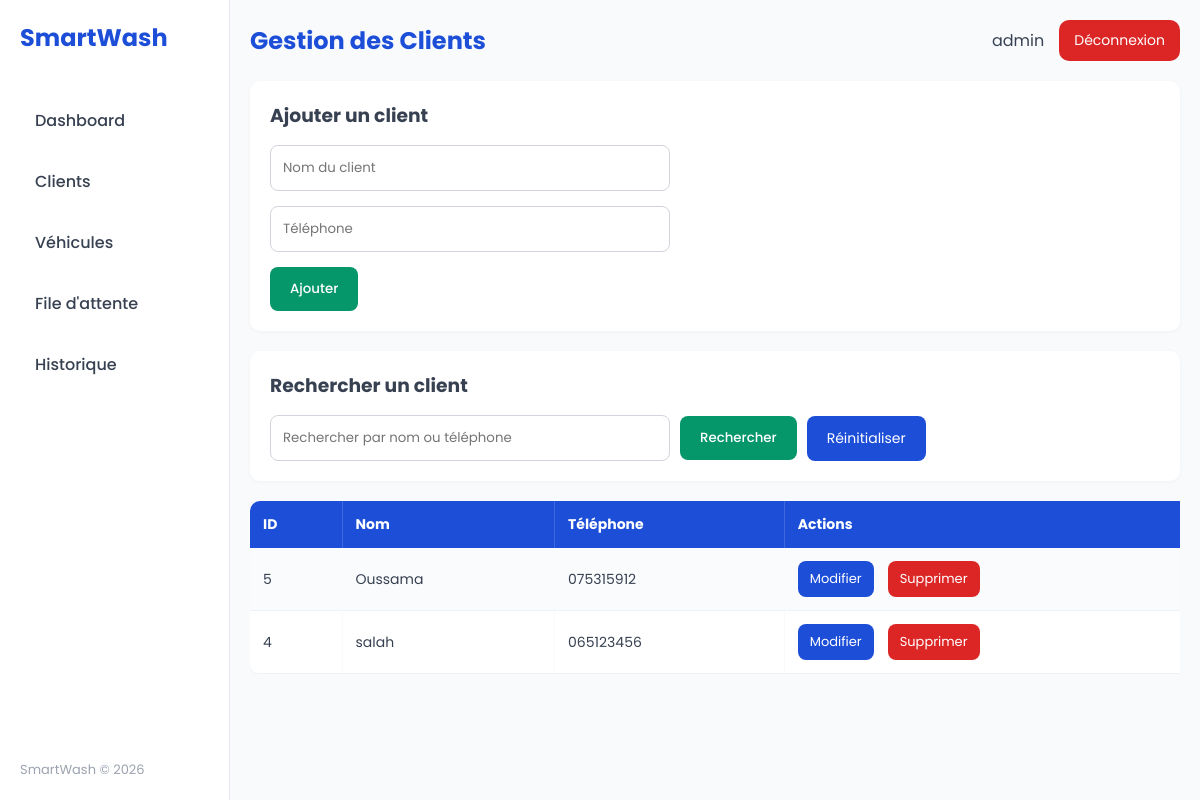
The page /SmartWash/pages/clients.php (signed in) on the database its author committed.
### tables this page shows
CREATE TABLE `clients` (
  `id_client` int(11) NOT NULL,
  `nom` varchar(100) NOT NULL,
  `telephone` varchar(20) NOT NULL
);

### SmartWash/pages/clients.php (the view, shortened to what this page needs)
<?php
require '../config/database.php';
$editClient = null;
$search = '';
if ($search != '') {
    $sql = "SELECT * FROM clients
            WHERE nom LIKE ?
            OR telephone LIKE ?
            ORDER BY id_client DESC";
    $stmt = $pdo->prepare($sql);
    $stmt->execute(["%$search%", "%$search%"]);
    $clients = $stmt;
} else {
    $clients = $pdo->query("SELECT * FROM clients ORDER BY id_client DESC");
}
?>
<!DOCTYPE html>
<html lang="fr">
<head>
<link rel="stylesheet" href="../assets/css/style.css?v=10">
</head>
<body>
<div class="container">
    <aside class="sidebar">
        <div class="logo">
            SmartWash
        </div>
        <nav class="menu">
            <a href="dashboard.php">Dashboard</a>
            <a href="clients.php">Clients</a>
            <a href="voitures.php">Véhicules</a>
            <a href="queue.php">File d'attente</a>
            <a href="historique.php">Historique</a>
        </nav>
        <footer class="sidebar-footer">
            SmartWash © 2026
        </footer>
    </aside>
    <main class="main">
        <header class="top-bar">
            <h2>Gestion des Clients</h2>
            <div class="admin-info">
                <span>
                    <?php echo htmlspecialchars($_SESSION['admin'], ENT_QUOTES, 'UTF-8'); ?>
                </span>
                <a href="logout.php" class="logout-btn">
                    Déconnexion
                </a>
            </div>
        </header>
        <section class="form-box">
            <?php
            if ($editClient) {
                echo "<h3>Modifier un client</h3>";
            } else {
                echo "<h3>Ajouter un client</h3>";
            }
            ?>
            <form method="POST">
                <input type="text"
                       name="nom"
                       placeholder="Nom du client"
                       required
                       pattern="[a-zA-ZÀ-ÿ\s\-']+"
                       title="Veuillez saisir un nom valide (lettres, espaces, tirets, apostrophes)"
                       value="<?php
                       ?>">
                <input type="text"
                       name="telephone"
                       minlength="10"
                       maxlength="10"
                       placeholder="Téléphone"
                       required
                       pattern="[0-9]{10}"
                       title="Veuillez saisir exactement 10 chiffres"
                       value="<?php
                       ?>">
                <?php
                if ($editClient) {
                    echo "<button type='submit' name='modifier'>Modifier</button>";
                } else {
                    echo "<button type='submit' name='ajouter'>Ajouter</button>";
                }
                ?>
            </form>
        </section>
        <section class="form-box">
            <h3>Rechercher un client</h3>
            <form method="GET" class="search-form">
                <input type="text"
                       name="search"
                       placeholder="Rechercher par nom ou téléphone"
                       value="<?php echo htmlspecialchars($search, ENT_QUOTES, 'UTF-8'); ?>">
                <button type="submit">
                    Rechercher
                </button>
                <a href="clients.php" class="btn-back">
                    Réinitialiser
                </a>
            </form>
        </section>
        <section class="table-container" id="resultats">
            <table>
                <tr>
                    <th>ID</th>
                    <th>Nom</th>
                    <th>Téléphone</th>
                    <th>Actions</th>
                </tr>
                <?php
                while ($client = $clients->fetch()) {
                    echo "<tr>";
                    echo "<td>" . htmlspecialchars($client['id_client'], ENT_QUOTES, 'UTF-8') . "</td>";
                    echo "<td>" . htmlspecialchars($client['nom'], ENT_QUOTES, 'UTF-8') . "</td>";
                    echo "<td>" . htmlspecialchars($client['telephone'], ENT_QUOTES, 'UTF-8') . "</td>";
                    echo "<td><div class='actions'>
                            <a class='btn-back' href='?edit=" . htmlspecialchars($client['id_client'], ENT_QUOTES, 'UTF-8') . "'>
                                Modifier
                            </a>
                            <a class='btn-delete' href='?delete=" . htmlspecialchars($client['id_client'], ENT_QUOTES, 'UTF-8') . "'>
                                Supprimer
                            </a>
                          </div></td>";
                    echo "</tr>";
                }
                ?>
            </table>
        </section>
    </main>
</div>
</body>
</html>

### SmartWash/assets/css/style.css (style rules this page uses)
* { margin:0; padding:0; box-sizing:border-box; font-family:'Poppins', Arial, sans-serif; }
body { background:#F8FAFC; color:#374151; }
.container { display:flex; min-height:100vh; }
.sidebar { width:230px; height:100vh; position:fixed; top:0; left:0; background:#FFFFFF; border-right:1px solid #e5e7eb; padding:20px; display:flex; flex-direction:column; }
.logo { font-size:24px; font-weight:700; color:#1D4ED8; margin-bottom:40px; }
.menu a { display:block; text-decoration:none; color:#374151; padding:13px 15px; margin-bottom:10px; border-radius:12px; transition:0.3s ease; font-weight:500; }
.sidebar-footer { margin-top:auto; font-size:13px; color:#9ca3af; }
.main { width:calc(100% - 230px); margin-left:230px; padding:20px; }
.top-bar { display:flex; justify-content:space-between; align-items:center; margin-bottom:20px; }
.top-bar h2 { color:#1D4ED8; }
.admin-info { display:flex; align-items:center; gap:15px; }
.logout-btn { background:#DC2626; color:white; padding:10px 15px; border-radius:10px; text-decoration:none; font-size:14px; transition:0.2s; }
.form-box { background:#FFFFFF; padding:20px; border-radius:10px; box-shadow:0 1px 4px rgba(0,0,0,.04); margin-bottom:20px; }
.form-box h3 { margin-bottom:15px; color:#374151; }
input, select { width:400px; max-width:100%; padding:12px; margin-bottom:15px; border:1px solid #d1d5db; border-radius:8px; outline:none; background:#FFFFFF; display:block; }
button { background:#059669; color:white; border:none; padding:12px 20px; border-radius:8px; cursor:pointer; font-weight:500; transition:0.2s; display:block; margin-top:5px; }
.search-form { display:flex; align-items:center; gap:10px; flex-wrap:wrap; }
.search-form input { margin-bottom:0; display:inline-block; }
.search-form a { margin-top:0; }
.search-form button { margin-top:0; }
.search-form .btn-back { padding:12px 20px; font-size:14px; }
.table-container { width:100%; overflow-x:auto; }
table { width:100%; min-width:1000px; border-collapse:separate; border-spacing:0; background:#FFFFFF; border-radius:10px; overflow:hidden; box-shadow:0 1px 4px rgba(0,0,0,.04); }
th { background:#1D4ED8; color:white; text-align:left; padding:13px; white-space:nowrap; font-size:14px; border-right:1px solid rgba(255,255,255,0.15); }
th:last-child { border-right:none; }
td { padding:13px; border-bottom:1px solid #eef2f7; border-right:1px solid #f8fafc; white-space:nowrap; font-size:14px; }
td:last-child { border-right:none; }
tr:nth-child(even) { background:#FAFBFC; }
.actions { display:flex; align-items:center; gap:14px; min-width:180px; }
.btn-back { background:#1D4ED8; color:white; padding:8px 12px; border-radius:8px; text-decoration:none; font-size:13px; display:inline-flex; align-items:center; justify-content:center; white-space:nowrap; transition:0.2s; }
.btn-delete { background:#DC2626; color:white; padding:8px 12px; border-radius:8px; text-decoration:none; font-size:13px; display:inline-flex; align-items:center; justify-content:center; white-space:nowrap; transition:0.2s; }
.card, .box, .form-box, .table-container, .login-box { animation: fadeIn 0.4s ease; }
.card, .box, .form-box, .table-container { transition:0.3s; }
.menu a, button, .btn-back, .btn-delete, .logout-btn { transition:0.3s; }
input, select { transition:0.3s; }
tr { transition:0.2s; }

### rows shown on the page
clients: id_client "5", nom "Oussama", telephone "075315912"
clients: id_client "4", nom "salah", telephone "065123456"

### other values the page prints
$_SESSION['admin'] "admin"
